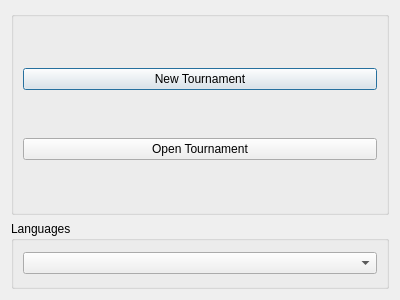
<?xml version="1.0" encoding="UTF-8"?>
<ui version="4.0">
 <class>OnStartUpDialog</class>
 <widget class="QDialog" name="OnStartUpDialog">
  <property name="geometry">
   <rect>
    <x>0</x>
    <y>0</y>
    <width>400</width>
    <height>300</height>
   </rect>
  </property>
  <property name="windowTitle">
   <string>Dialog</string>
  </property>
  <layout class="QGridLayout" name="gridLayout">
   <item row="0" column="0">
    <layout class="QVBoxLayout" name="verticalLayout" stretch="3,1">
     <item>
      <widget class="QGroupBox" name="groupBox_2">
       <property name="title">
        <string/>
       </property>
       <layout class="QVBoxLayout" name="verticalLayout_3">
        <item>
         <widget class="QPushButton" name="pushButton">
          <property name="text">
           <string>New Tournament</string>
          </property>
         </widget>
        </item>
        <item>
         <widget class="QPushButton" name="pushButton_2">
          <property name="text">
           <string>Open Tournament</string>
          </property>
         </widget>
        </item>
       </layout>
      </widget>
     </item>
     <item>
      <widget class="QGroupBox" name="groupBox">
       <property name="title">
        <string>Languages</string>
       </property>
       <layout class="QVBoxLayout" name="verticalLayout_2">
        <item>
         <widget class="QComboBox" name="comboBox"/>
        </item>
       </layout>
      </widget>
     </item>
    </layout>
   </item>
  </layout>
 </widget>
 <resources/>
 <connections/>
</ui>
